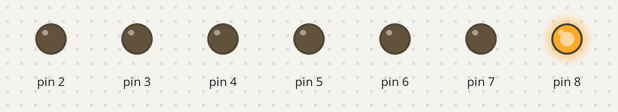
The program below on a simulated Arduino Uno, built with avr-gcc and run on an emulated ATmega328P. Parts: output pins drawn as LEDs (lit = HIGH).

Above: at 0.5 s.
At 2.5 s:
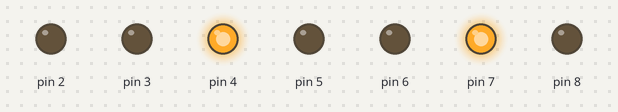
At 3.5 s:
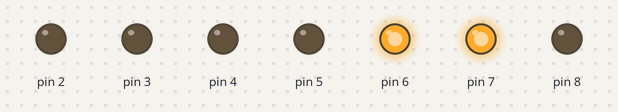
At 5.5 s:
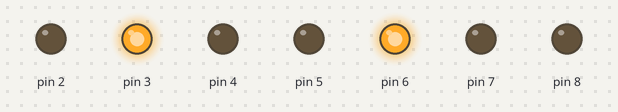
At 8.5 s:
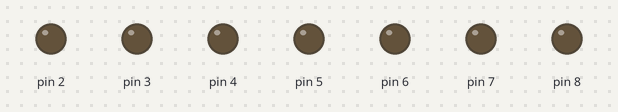
At 11.5 s:
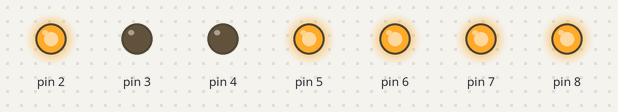
Timing chart, 0 to 13.0 s (numbered marks = the images above):
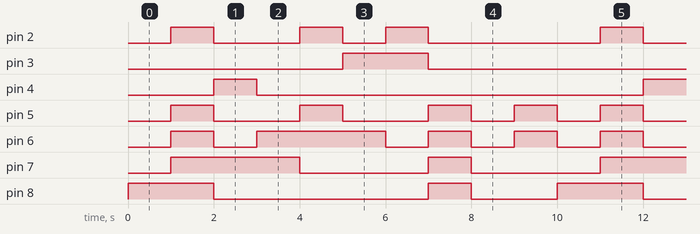

Measured:
- by itself, pin 2: repeats every 10.0 s: LOW 2.0 s, HIGH 1.0 s, LOW 1.0 s, HIGH 1.0 s, LOW 4.0 s, HIGH 1.0 s
- by itself, pin 3: alternates HIGH for 2.0 s and LOW for 8.0 s
- by itself, pin 4: alternates HIGH for 1.0 s and LOW for 9.0 s
- by itself, pin 5: repeats every 10.0 s: 2 × (LOW 2.0 s, HIGH 1.0 s), 2 × (LOW 1.0 s, HIGH 1.0 s)
- by itself, pin 6: repeats every 10.0 s: LOW 1.0 s, HIGH 3.0 s, 3 × (LOW 1.0 s, HIGH 1.0 s)
- by itself, pin 7: repeats every 10.0 s: LOW 3.0 s, HIGH 1.0 s, LOW 3.0 s, HIGH 3.0 s
- by itself, pin 8: repeats every 10.0 s: LOW 5.0 s, HIGH 1.0 s, LOW 2.0 s, HIGH 2.0 s

The program:

main.cpp
```cpp
#include<Arduino.h>
int D,C,B,A ;
int a,b,c,d,e,f,g;

void setup() {

  pinMode(2, OUTPUT);
  pinMode(3, OUTPUT);
  pinMode(4, OUTPUT);
  pinMode(5, OUTPUT);
  pinMode(6, OUTPUT);
  pinMode(7, OUTPUT);
  pinMode(8, OUTPUT);

}

void arduino(int D , int C , int B , int A) {

  a = (!D && !C && !B && A) || (!D && C && !A);
  b = (!D && C && !B && A) || (!D && C && B && !A);
  c = (!D && !C && B && !A);
  d = (!D & C && !B && !A) || (!D && C && B && A) || (!C && !B && A);
  e = (!D && A) || (!D && C && !B) || (!C && !B && A);
  f = (!D && !C && A) || ( !D && B && A) || (!D && !C && B);
  g = (!D && !C && !B ) || (!D && C && B && A);


  digitalWrite(2, a);
  digitalWrite(3, b);
  digitalWrite(4, c);
  digitalWrite(5, d);
  digitalWrite(6, e);
  digitalWrite(7, f);
  digitalWrite(8, g);


  // put your main code here, to run repeatedly:

}
void loop()
{
arduino(0,0,0,0) ;
delay(1000) ;
arduino(0,0,0,1) ;
delay(1000) ;
arduino(0,0,1,0) ;
delay(1000) ;
arduino(0,0,1,1) ;
delay(1000) ;
arduino(0,1,0,0) ;
delay(1000) ;
arduino(0,1,0,1) ;
delay(1000) ;
arduino(0,1,1,0);
delay(1000);
arduino(0,1,1,1);
delay(1000);
arduino(1,0,0,0);
delay(1000) ;
arduino(1,0,0,1);
delay(1000) ;
}
```
